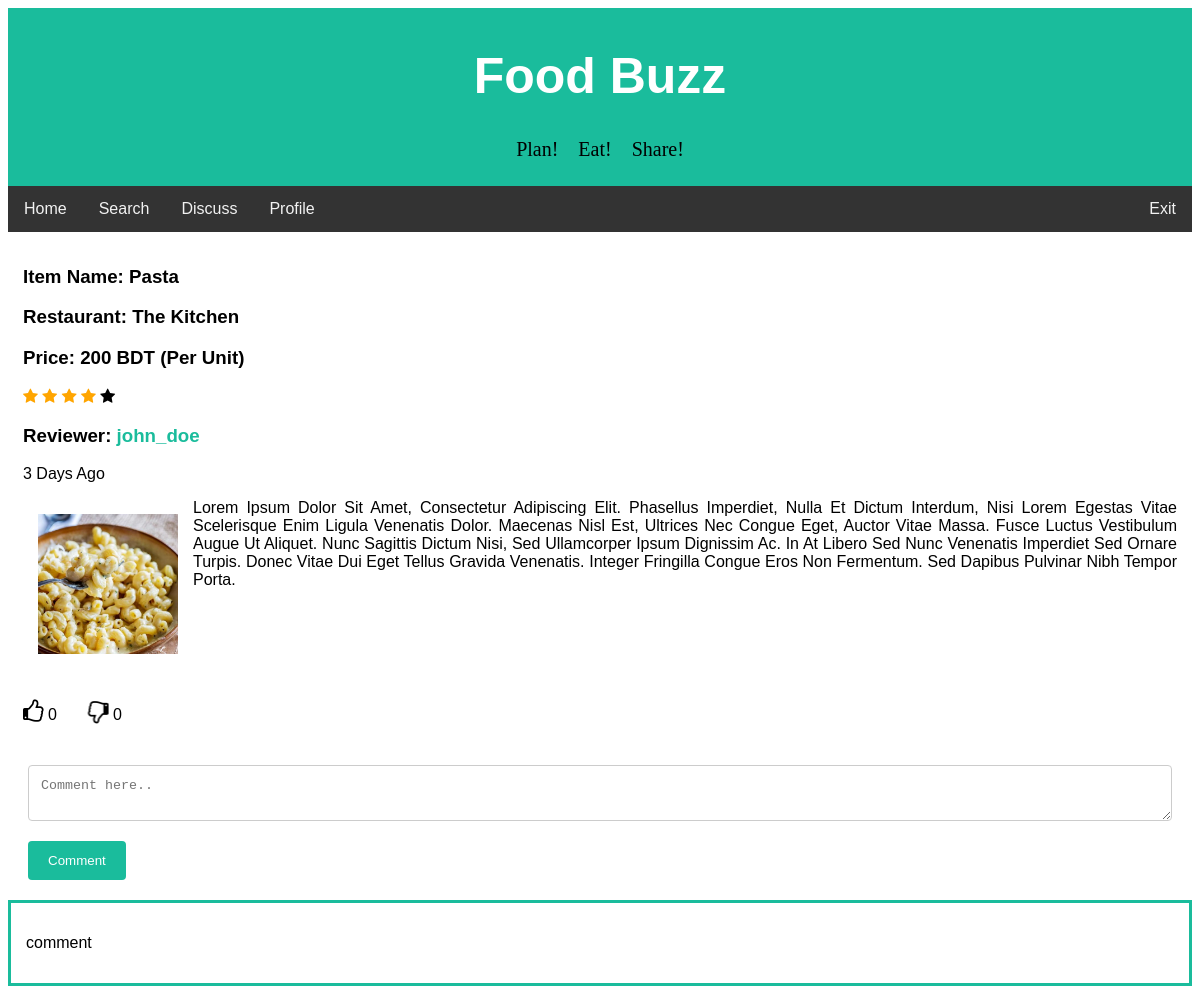
The page /full_review.php?review_id=4 (signed in) on the database its author committed.
### tables this page shows
CREATE TABLE `review` (
  `review_id` int(20) NOT NULL,
  `user_id` int(11) NOT NULL,
  `item_name` varchar(50) NOT NULL,
  `restaurant` varchar(50) NOT NULL,
  `district` varchar(50) NOT NULL,
  `rating` int(3) NOT NULL,
  `price` int(10) NOT NULL,
  `meal_type` varchar(20) NOT NULL,
  `cuisine` varchar(20) NOT NULL,
  `description` text NOT NULL,
  `upvote` int(100) NOT NULL,
  `downvote` int(100) NOT NULL,
  `comment_count` int(100) NOT NULL,
  `review_time` datetime DEFAULT NULL,
  `img_url` text NOT NULL
);

CREATE TABLE `users` (
  `id` int(11) NOT NULL,
  `first_name` varchar(25) NOT NULL,
  `last_name` varchar(25) NOT NULL,
  `username` varchar(50) NOT NULL,
  `email` varchar(100) NOT NULL,
  `password` varchar(256) NOT NULL,
  `signup_date` date NOT NULL,
  `profile_pic` varchar(156) NOT NULL,
  `district` varchar(100) NOT NULL,
  `list_count` int(11) NOT NULL
);

### handlers/full_review_handler.php (called while the page is built, shortened)
<?php
require 'config/config.php';
if(isset($_SESSION['username'])){
    $userLoggedIn = $_SESSION['username'];
    $user_details_query = mysqli_query($con, "SELECT * FROM users WHERE username='$userLoggedIn'");
    $user = mysqli_fetch_array($user_details_query);
}
else {
    header("Location: index.php");
}
$user_id = $user['id'];
function getLikes($id)
{
    global $con;
    $sql = "SELECT COUNT(*) FROM rating_info
            WHERE post_id = $id AND rating_action='like'";
    $rs = mysqli_query($con, $sql);
    $result = mysqli_fetch_array($rs);
    return $result[0];
}
function getDislikes($id)
{
    global $con;
    $sql = "SELECT COUNT(*) FROM rating_info
            WHERE post_id = $id AND rating_action='dislike'";
    $rs = mysqli_query($con, $sql);
    $result = mysqli_fetch_array($rs);
    return $result[0];
}
function userLiked($post_id)
{
  global $con;
  global $user_id;
  $sql = "SELECT * FROM rating_info WHERE user_id=$user_id
  		  AND post_id=$post_id AND rating_action='like'";
  $result = mysqli_query($con, $sql);
  if (mysqli_num_rows($result) > 0) {
  	return true;
  }
  else{
  	return false;
  }
}
function userDisliked($post_id)
{
  global $con;
  global $user_id;
  $sql = "SELECT * FROM rating_info WHERE user_id=$user_id
  		  AND post_id=$post_id AND rating_action='dislike'";
  $result = mysqli_query($con, $sql);
  if (mysqli_num_rows($result) > 0) {
  	return true;
  }
  else{
  	return false;
  }
}
$review_id = $_GET['review_id'];
$review_details_query = mysqli_query($con, "SELECT * FROM review WHERE review_id='$review_id'");
$review_row = mysqli_fetch_array($review_details_query);
$profile_id = $review_row['user_id'];
$profile_details_query = mysqli_query($con, "SELECT * FROM users WHERE id='$profile_id'");
$profile_row = mysqli_fetch_array($profile_details_query);
?>

### config/config.php (called while the page is built, shortened)
<?php
function yeasarTimeMessage($post_time) {
    $date_time_now = date("Y-m-d H:i:s");
    $start_date= new DateTime($post_time);
    $end_date = new DateTime($date_time_now);
    $interval = $start_date->diff($end_date);
    if($interval->y >= 1) {
        if($interval == 1)
            $time_message = $interval->y." year ago";
        else
            $time_message = $interval->y." years ago";
    }
    elseif($interval->d >= 1) {
        if($interval->d == 1) {
            $time_message = "Yesterday";
        }
        else {
            $time_message = $interval->d. " days ago";
        }
    }
    return $time_message;
}
?>

### full_review.php (the view, shortened to what this page needs)
<?php
require 'handlers/full_review_handler.php';
?>
<!DOCTYPE html>
<html>
<head>
<link rel="stylesheet" href="https://cdnjs.cloudflare.com/ajax/libs/font-awesome/4.7.0/css/font-awesome.min.css">
<link rel="stylesheet" href="css/fullreview.css">
</head>
<body>
<div class="header">
  <h1>Food Buzz</h1>
  <pre style= "font-family:verdana; font-size: 20px;">Plan!    Eat!    Share!</pre>
</div>
<div class="topnav" id="navbar">
  <a href="home.php">Home</a>
  <a href="search.php">Search</a>
  <a href="discuss.php">Discuss</a>
  <a href="profile.php?profileId=<?php echo$user['id']; ?>">Profile</a>
  <a href="handlers/logout.php" style="float:right">Exit</a>
</div>
<div class="div_home clearfix" style="text-transform:capitalize">
    <h3>Item name: <?php echo $review_row['item_name'] ?></h3>
    <h3>Restaurant: <?php echo $review_row['restaurant'] ?></h3>
    <h3>Price: <?php echo $review_row['price'] ?> BDT (per unit)</h3>
    <?php $star_value = $review_row['rating']; ?>
    <span class="fa fa-star <?php if($star_value >= 1) echo "checked"; ?>"></span>
    <span class="fa fa-star <?php if($star_value >= 2) echo "checked"; ?>"></span>
    <span class="fa fa-star <?php if($star_value >= 3) echo "checked"; ?>"></span>
    <span class="fa fa-star <?php if($star_value >= 3) echo "checked"; ?>"></span>
    <span class="fa fa-star <?php if($star_value >= 5) echo "checked"; ?>"></span>
    <h3 style="text-transform:none;">Reviewer: <a href="profile.php?profileId=<?php echo $profile_row['id']; ?>"> <?php echo $profile_row['username']; ?> </a>  </h3>
    <p><?php echo yeasarTimeMessage($review_row['review_time']); ?></p>
    <a href="uploads/<?php echo $review_row['img_url']?>"><img class="img_home" src="uploads/<?php echo $review_row['img_url']?>" width="170" height="170"></a>
    <p style="text-align:justify;">
      <?php
        $reviewText = $review_row['description'];
        echo "$reviewText";
      ?>
    </p>
</div>
<div class="div_home clearfix">
  <div>
    <i
      <?php if(userLiked($review_row['review_id'])): ?>
        class="fa fa-thumbs-up like-btn"
      <?php else: ?>
        class="fa fa-thumbs-o-up like-btn"
      <?php endif ?>
    data-id="<?php echo $review_row['review_id'] ?>"></i>
    <span class="likes"><?php echo getLikes($review_row['review_id']); ?></span>
    <i
      <?php if(userDisliked($review_row['review_id'])): ?>
        class="fa fa-thumbs-down dislike-btn"
      <?php else: ?>
        class="fa fa-thumbs-o-down dislike-btn"
      <?php endif ?>
    data-id="<?php echo $review_row['review_id'] ?>"></i>
    <span class="dislikes"><?php echo getDislikes($review_row['review_id']);?></span>
    </div>
</div>
<div class="container">
  <form action="full_review.php" method="POST">
    <textarea id="comment_text" name="comment_text" placeholder="Comment here.." rows="2" ></textarea>
    <input type="submit" name="comment" value="Comment">
  </form>
</div>
<div class="div_comment">
  <p>comment</p>
</div>
</body>
</html>

### css/fullreview.css (style rules this page uses)
body { font-family: Arial, Helvetica, sans-serif; }
* { box-sizing: border-box; }
input[type=text], input[type=number], input[type=file], select, textarea { width: 100%; padding: 12px; border: 1px solid #ccc; border-radius: 4px; box-sizing: border-box; margin-top: 6px; margin-bottom: 16px; resize: vertical; }
input[type=submit] { background-color: #1abc9c; color: white; padding: 12px 20px; border: none; border-radius: 4px; cursor: pointer; }
.checked { color: orange; }
a:link,:visited { text-decoration: none; color:#1abc9c; }
.div_home { background-color: white; padding: 15px; }
.img_home { float: left; padding: 15px; }
.clearfix { overflow: auto; }
.fa-thumbs-down, .fa-thumbs-o-down, .fa-thumbs-up, .fa-thumbs-o-up { font-size: 1.5em; }
.fa-thumbs-down, .fa-thumbs-o-down { transform:rotateY(180deg); }
.container { border-radius: 5px; background-color: #ffff; padding: 20px; }
.header { padding: 5px; text-align: center; background: #1abc9c; }
.header h1 { font-size: 50px; color: white; }
.topnav { overflow: hidden; background-color: #333; }
.topnav a { float: left; display: block; color: #f2f2f2; text-align: center; padding: 14px 16px; text-decoration: none; }
.div_comment { background-color: white; border: 3px solid #1abc9c; padding: 15px; }

### rows shown on the page
review: item_name "Pasta", restaurant "The Kitchen", price "200", review_time "3 Days Ago", img_url (picture), description "Lorem Ipsum Dolor Sit Amet, Consectetur Adipiscing Elit. Phasellus Imperdiet, Nulla Et Dictum Interdum, Nisi Lorem Egestas Vitae Scelerisque Enim Ligula Venenatis Dolor. Maecenas Nisl Est, Ultrices Nec Congue Eget, Auctor Vitae Massa. Fusce Luctus Vestibulum Augue Ut Aliquet. Nunc Sagittis Dictum Nisi, Sed Ullamcorper Ipsum Dignissim Ac. In At Libero Sed Nunc Venenatis Imperdiet Sed Ornare Turpis. Donec Vitae Dui Eget Tellus Gravida Venenatis. Integer Fringilla Congue Eros Non Fermentum. Sed Dapibus Pulvinar Nibh Tempor Porta."
users: username "john_doe"

### other values the page prints
getLikes($review_row['review_id']) "0"
getDislikes($review_row['review_id']) "0"
